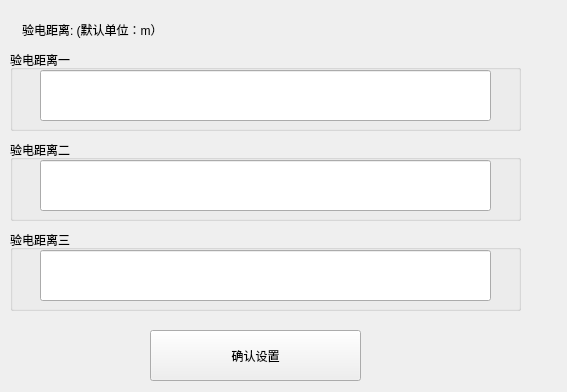
<?xml version="1.0" encoding="UTF-8"?>
<ui version="4.0">
 <class>Form</class>
 <widget class="QWidget" name="Form">
  <property name="geometry">
   <rect>
    <x>0</x>
    <y>0</y>
    <width>567</width>
    <height>392</height>
   </rect>
  </property>
  <property name="windowTitle">
   <string>设置验电距离</string>
  </property>
  <widget class="QWidget" name="widget" native="true">
   <property name="geometry">
    <rect>
     <x>11</x>
     <y>11</y>
     <width>204</width>
     <height>37</height>
    </rect>
   </property>
   <widget class="QLabel" name="label">
    <property name="geometry">
     <rect>
      <x>11</x>
      <y>11</y>
      <width>182</width>
      <height>16</height>
     </rect>
    </property>
    <property name="text">
     <string>验电距离: (默认单位：m）</string>
    </property>
   </widget>
  </widget>
  <widget class="QGroupBox" name="groupBox">
   <property name="geometry">
    <rect>
     <x>10</x>
     <y>50</y>
     <width>511</width>
     <height>81</height>
    </rect>
   </property>
   <property name="title">
    <string>验电距离一</string>
   </property>
   <widget class="QLineEdit" name="lineEdit">
    <property name="geometry">
     <rect>
      <x>30</x>
      <y>20</y>
      <width>451</width>
      <height>51</height>
     </rect>
    </property>
   </widget>
  </widget>
  <widget class="QPushButton" name="pushButton">
   <property name="geometry">
    <rect>
     <x>150</x>
     <y>330</y>
     <width>211</width>
     <height>51</height>
    </rect>
   </property>
   <property name="text">
    <string>确认设置</string>
   </property>
  </widget>
  <widget class="QGroupBox" name="groupBox_2">
   <property name="geometry">
    <rect>
     <x>10</x>
     <y>140</y>
     <width>511</width>
     <height>81</height>
    </rect>
   </property>
   <property name="title">
    <string>验电距离二</string>
   </property>
   <widget class="QLineEdit" name="lineEdit_2">
    <property name="geometry">
     <rect>
      <x>30</x>
      <y>20</y>
      <width>451</width>
      <height>51</height>
     </rect>
    </property>
   </widget>
  </widget>
  <widget class="QGroupBox" name="groupBox_3">
   <property name="geometry">
    <rect>
     <x>10</x>
     <y>230</y>
     <width>511</width>
     <height>81</height>
    </rect>
   </property>
   <property name="title">
    <string>验电距离三</string>
   </property>
   <widget class="QLineEdit" name="lineEdit_3">
    <property name="geometry">
     <rect>
      <x>30</x>
      <y>20</y>
      <width>451</width>
      <height>51</height>
     </rect>
    </property>
   </widget>
  </widget>
 </widget>
 <resources/>
 <connections/>
</ui>
